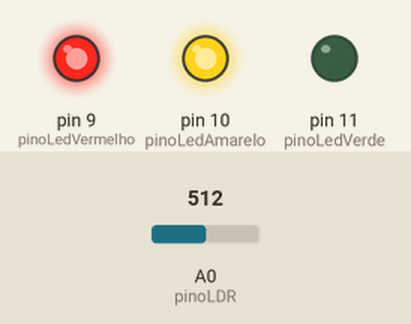
This sketch was run on a simulated Arduino Uno, built with avr-gcc and run on an emulated ATmega328P. Parts: output pins drawn as LEDs (lit = HIGH). The inputs (shaded band) are chosen by the test bench; at power-on: A0 (pinoLDR) = 512.

Above: at 1.2 s.
1.3 s: A0 (pinoLDR) set to 482
At 1.7 s:
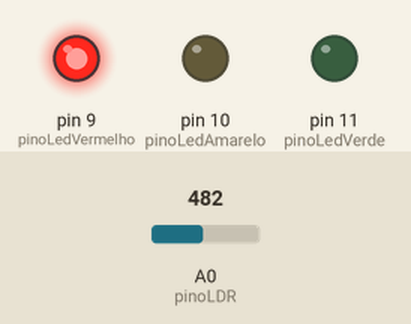
2.8 s: A0 (pinoLDR) set to 1023
At 4.0 s:
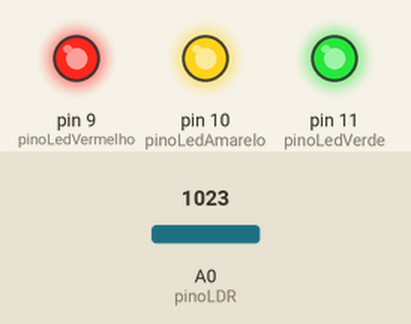
4.3 s: A0 (pinoLDR) set to 990
At 5.4 s:
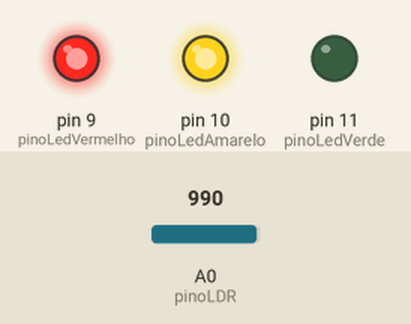
5.8 s: A0 (pinoLDR) set to 306
At 6.6 s:
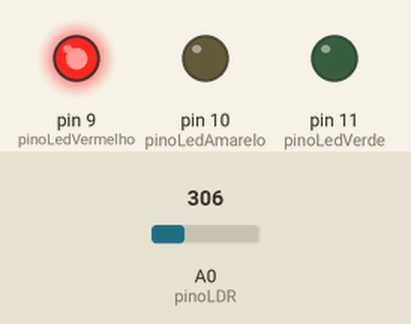
Timing chart, 0 to 8.3 s (numbered marks = the images above; inputs shaded):
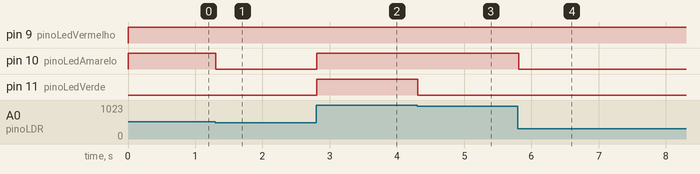

Measured:
- the behaviour switches between 500 and 499 on A0 (pinoLDR) (found by bisection; images 0 and 1)
- the behaviour switches between 1000 and 999 on A0 (pinoLDR) (found by bisection; images 2 and 3)
- after the input at 1.3 s, pin 10 (pinoLedAmarelo): HIGH → LOW at once
- after the input at 2.8 s, pin 10 (pinoLedAmarelo), pin 11 (pinoLedVerde): LOW → HIGH at once
- after the input at 4.3 s, pin 11 (pinoLedVerde): HIGH → LOW at once
- after the input at 5.8 s, pin 10 (pinoLedAmarelo): HIGH → LOW at once

The sketch:

atividade1.ino
```cpp
// Definição dos leds de saida como sendo o pin nrº 9, 10 e 11
const int pinoLedVermelho = 9;
const int pinoLedAmarelo = 10;
const int pinoLedVerde = 11;

// Definição do sensor de luz como sendo o pin nrº 0 dos analógicos
const int pinoLDR = A0;

// Esta função setup() será executada apenas uma vez quando o arduino é ligado, sendo utilizada para configurar
// quaisquer parametros que sejam necessários para o circuito
void setup() {
  // Definir os pins  como um OUTPUT
  // (faz sentido, visto que vamos ligá-lo a um LED)
  pinMode(pinoLedVermelho, OUTPUT);
  pinMode(pinoLedAmarelo, OUTPUT);
  pinMode(pinoLedVerde, OUTPUT);
}

// Esta função loop() irá ser executada, como o nome indicia, em continuamente e sempre a repetir-se. Está é a
// função principal de qualquer programa de Arduino.
void loop() {
  // Leitura da luminosidade do LDR
  //O valor lido será (idealmente) entre 0 e 1023
  int valorLDR = analogRead(pinoLDR);

  // Mapear o valor lido para a quantidade de LEDs que serão acesos
  // Ou seja neste caso para um valor lido de 0 irá mapear o 1, para um valor lido
  // de 1000 para cima irá mapear o 3 e no intermédio irá mapear 2
  int quantidadeLeds = map(valorLDR, 0, 1000, 1, 3);

  // Controlar os LEDs com base na intensidade de luz medida
  digitalWrite(pinoLedVermelho, quantidadeLeds >= 1);
  digitalWrite(pinoLedAmarelo, quantidadeLeds >= 2);
  digitalWrite(pinoLedVerde, quantidadeLeds >= 3);

  delay(100); // Pequeno atraso para evitar flutuações rápidas
}
```
